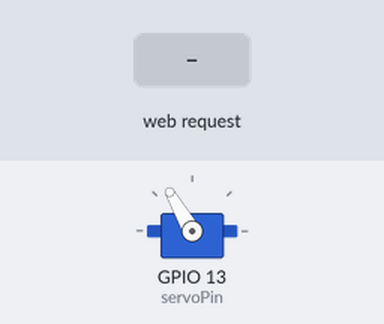
Simulated run of this sketch. Board: ESP32. Shown: servo. Inputs (shaded band) come from the test bench. WiFi joins after 1.5 s; servers stay silent unless stated; what the sketch prints to the serial monitor is not drawn.

Above: at 2.7 s.
2.8 s: HTTP request GET /open received
At 4.0 s:
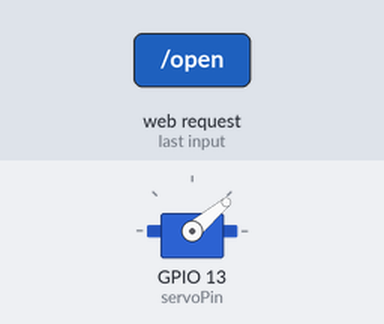
4.3 s: HTTP request GET /close received
At 5.2 s:
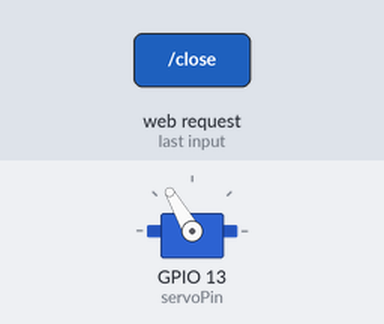
Timing chart, 0 to 7.3 s (numbered marks = the images above; inputs shaded):
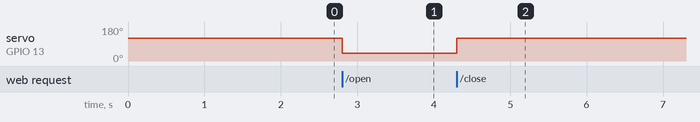

The sketch:

Doorlock.ino
```cpp
#include <WiFi.h>
#include <WebServer.h>
#include <Servo.h>

// ==== WiFi Credentials ====
const char* ssid = "AG HOMES second FLOOR ";
const char* password = "Agpg@1984s";

// ==== Servo Config ====
Servo doorServo;
const int servoPin = 13;
const int openAngle = 40;
const int closeAngle = 120;

// ==== Web Server ====
WebServer server(80);

void handleRoot() {
  String html = "<html>\
  <head>\
  <title>ESP32 Door Control</title>\
  <style>\
  body{background-color:#0f172a;color:white;text-align:center;font-family:Arial;margin-top:100px;}\
  button{background-color:#38bdf8;border:none;padding:20px 40px;margin:20px;font-size:20px;color:white;border-radius:15px;cursor:pointer;}\
  button:hover{background-color:#0284c7;}\
  </style>\
  </head>\
  <body>\
  <h1> ESP32 WiFi Door Control</h1>\
  <button onclick=\"location.href='/open'\">Open Door</button>\
  <button onclick=\"location.href='/close'\">Close Door</button>\
  </body>\
  </html>";
  server.send(200, "text/html", html);
}

void handleOpen() {
  doorServo.write(openAngle);
  server.send(200, "text/html", "<html><body><h2>Door Opened </h2><a href='/'>Back</a></body></html>");
}

void handleClose() {
  doorServo.write(closeAngle);
  server.send(200, "text/html", "<html><body><h2>Door Closed </h2><a href='/'>Back</a></body></html>");
}

void setup() {
  Serial.begin(115200);
  doorServo.attach(servoPin);
  doorServo.write(closeAngle); // Start closed

  Serial.println("Connecting to WiFi...");
  WiFi.begin(ssid, password);

  while (WiFi.status() != WL_CONNECTED) {
    delay(500);
    Serial.print(".");
  }

  Serial.println("\nWiFi connected!");
  Serial.print("IP address: ");
  Serial.println(WiFi.localIP());

  // Setup routes
  server.on("/", handleRoot);
  server.on("/open", handleOpen);
  server.on("/close", handleClose);

  server.begin();
  Serial.println("HTTP server started");
}

void loop() {
  server.handleClient();
}
```

Measured:
- after the input at 2.8 s, servo on GPIO 13 (servoPin): 120° → 40° at once
- after the input at 4.3 s, servo on GPIO 13 (servoPin): 40° → 120° at once
